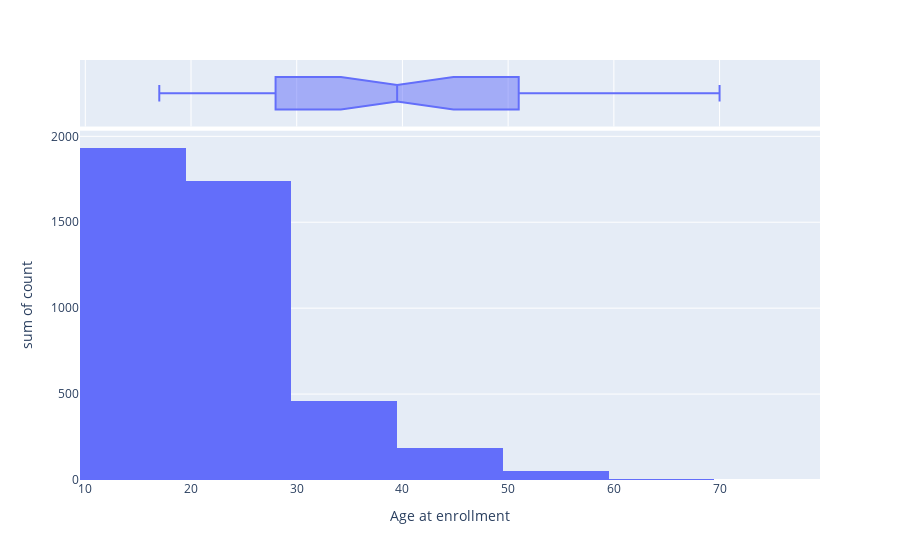

Write notebook code for a chart like this one.
### Code cell
fig = px.histogram(age_df, x='Age at enrollment', y='count', marginal='box')
fig.show()

### Figure 1 — Plotly figure (JSON) as saved in the notebook; plotly's stock layout.template omitted (floating-point values rounded to 4 significant figures)
{"data": [{"alignmentgroup": "True", "bingroup": "x", "histfunc": "sum", "hovertemplate": "Age at enrollment=%{x}<br>sum of count=%{y}<extra></extra>", "legendgroup": "", "marker": {"color": "#636efa", "pattern": {"shape": ""}}, "name": "", "offsetgroup": "", "orientation": "v", "showlegend": false, "type": "histogram", "x": [17, 18, 19, 20, 21, 22, 23, 24, 25, 26, 27, 28, 29, 30, 31, 32, 33, 34, 35, 36, 37, 38, 39, 40, 41, 42, 43, 44, 45, 46, 47, 48, 49, 50, 51, 52, 53, 54, 55, 57, 58, 59, 60, 61, 62, 70], "xaxis": "x", "y": [5, 1024, 902, 595, 316, 171, 107, 130, 91, 92, 91, 83, 66, 48, 55, 61, 44, 60, 49, 35, 42, 29, 38, 23, 31, 13, 25, 20, 22, 12, 18, 11, 13, 16, 6, 4, 7, 7, 4, 2, 3, 3, 2, 1, 1, 1], "yaxis": "y"}, {"alignmentgroup": "True", "hovertemplate": "Age at enrollment=%{x}<extra></extra>", "legendgroup": "", "marker": {"color": "#636efa"}, "name": "", "notched": true, "offsetgroup": "", "showlegend": false, "type": "box", "x": [17, 18, 19, 20, 21, 22, 23, 24, 25, 26, 27, 28, 29, 30, 31, 32, 33, 34, 35, 36, 37, 38, 39, 40, 41, 42, 43, 44, 45, 46, 47, 48, 49, 50, 51, 52, 53, 54, 55, 57, 58, 59, 60, 61, 62, 70], "xaxis": "x2", "yaxis": "y2"}], "layout": {"barmode": "relative", "legend": {"tracegroupgap": 0}, "margin": {"t": 60}, "xaxis": {"anchor": "y", "domain": [0, 1], "title": {"text": "Age at enrollment"}}, "xaxis2": {"anchor": "y2", "domain": [0, 1], "matches": "x", "showgrid": true, "showticklabels": false}, "yaxis": {"anchor": "x", "domain": [0, 0.8316], "title": {"text": "sum of count"}}, "yaxis2": {"anchor": "x2", "domain": [0.8416, 1], "matches": "y2", "showgrid": false, "showline": false, "showticklabels": false, "ticks": ""}}}
